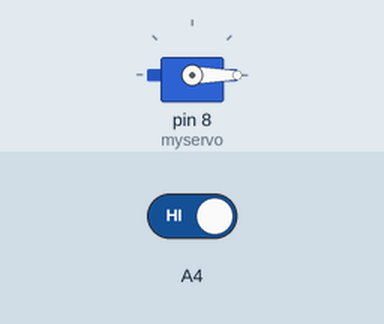
The sketch below on a simulated Arduino Uno, built with avr-gcc and run on an emulated ATmega328P. Shown: servo. The inputs (shaded band) are chosen by the test bench; at power-on: A4 HIGH.

Above: at 1.2 s.
1.3 s: A4 driven LOW
At 2.5 s:
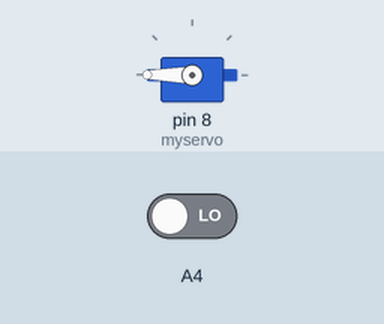
2.8 s: A4 driven HIGH
At 3.7 s:
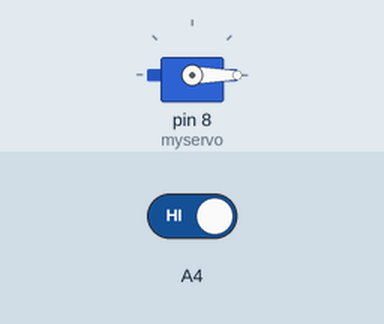
Timing chart, 0 to 5.8 s (numbered marks = the images above; inputs shaded):
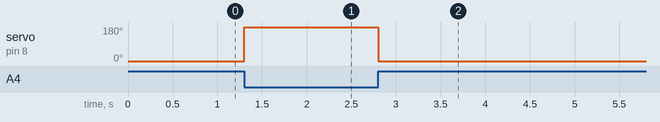

The sketch:

mot_lig.ino
```cpp
#include <Servo.h>

Servo myservo;

void setup() {
  pinMode(A4,INPUT);
  Serial.begin(9600);
  myservo.attach(8);
}

void loop() {
  // put your main code here, to run repeatedly:
  if(digitalRead(A4)==0){
    myservo.write(180);
    delay(100);
  }

  else{
    myservo.write(0);
    delay(100);
  }
}
```

Measured:
- after the input at 1.3 s, servo on pin 8 (myservo): 0° → 180° at once
- after the input at 2.8 s, servo on pin 8 (myservo): 180° → 0° at once
